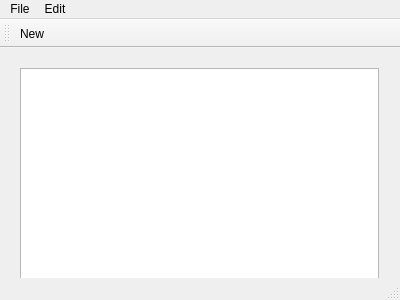
<?xml version="1.0" encoding="UTF-8"?>
<ui version="4.0">
 <class>MainWindow</class>
 <widget class="QMainWindow" name="MainWindow">
  <property name="geometry">
   <rect>
    <x>0</x>
    <y>0</y>
    <width>400</width>
    <height>300</height>
   </rect>
  </property>
  <property name="windowTitle">
   <string>MainWindow</string>
  </property>
  <widget class="QWidget" name="centralWidget">
   <widget class="QWidget" name="verticalLayoutWidget">
    <property name="geometry">
     <rect>
      <x>9</x>
      <y>9</y>
      <width>381</width>
      <height>241</height>
     </rect>
    </property>
    <layout class="QVBoxLayout" name="verticalLayout">
     <item>
      <widget class="QTextEdit" name="textEdit"/>
     </item>
    </layout>
   </widget>
  </widget>
  <widget class="QMenuBar" name="menuBar">
   <property name="geometry">
    <rect>
     <x>0</x>
     <y>0</y>
     <width>400</width>
     <height>20</height>
    </rect>
   </property>
   <widget class="QMenu" name="menuFile">
    <property name="title">
     <string>File</string>
    </property>
    <addaction name="actionNew"/>
    <addaction name="actionOpen"/>
    <addaction name="separator"/>
    <addaction name="actionSave_As"/>
    <addaction name="actionPrint"/>
    <addaction name="actionExit"/>
   </widget>
   <widget class="QMenu" name="menuEdit">
    <property name="title">
     <string>Edit</string>
    </property>
    <addaction name="actionCopy"/>
    <addaction name="actionPaste"/>
    <addaction name="actionUndo"/>
    <addaction name="actionRedo"/>
   </widget>
   <addaction name="menuFile"/>
   <addaction name="menuEdit"/>
  </widget>
  <widget class="QToolBar" name="mainToolBar">
   <attribute name="toolBarArea">
    <enum>TopToolBarArea</enum>
   </attribute>
   <attribute name="toolBarBreak">
    <bool>false</bool>
   </attribute>
   <addaction name="actionNew"/>
  </widget>
  <widget class="QStatusBar" name="statusBar"/>
  <action name="actionNew">
   <property name="icon">
    <iconset resource="resources.qrc">
     <normaloff>:/imgs/Icons/New.bmp</normaloff>:/imgs/Icons/New.bmp</iconset>
   </property>
   <property name="text">
    <string>New</string>
   </property>
  </action>
  <action name="actionOpen">
   <property name="icon">
    <iconset resource="resources.qrc">
     <normaloff>:/imgs/Icons/Open.bmp</normaloff>:/imgs/Icons/Open.bmp</iconset>
   </property>
   <property name="text">
    <string>Open</string>
   </property>
  </action>
  <action name="actionSave_As">
   <property name="icon">
    <iconset resource="resources.qrc">
     <normaloff>:/imgs/Icons/Save.bmp</normaloff>:/imgs/Icons/Save.bmp</iconset>
   </property>
   <property name="text">
    <string>Save As</string>
   </property>
  </action>
  <action name="actionPrint">
   <property name="text">
    <string>Print</string>
   </property>
  </action>
  <action name="actionExit">
   <property name="text">
    <string>Exit</string>
   </property>
  </action>
  <action name="actionCopy">
   <property name="icon">
    <iconset resource="resources.qrc">
     <normaloff>:/imgs/Icons/Copy.bmp</normaloff>:/imgs/Icons/Copy.bmp</iconset>
   </property>
   <property name="text">
    <string>Copy</string>
   </property>
  </action>
  <action name="actionPaste">
   <property name="icon">
    <iconset resource="resources.qrc">
     <normaloff>:/imgs/Icons/Paste.bmp</normaloff>:/imgs/Icons/Paste.bmp</iconset>
   </property>
   <property name="text">
    <string>Paste</string>
   </property>
  </action>
  <action name="actionUndo">
   <property name="text">
    <string>Undo</string>
   </property>
  </action>
  <action name="actionRedo">
   <property name="text">
    <string>Redo</string>
   </property>
  </action>
 </widget>
 <layoutdefault spacing="6" margin="11"/>
 <resources>
  <include location="resources.qrc"/>
 </resources>
 <connections/>
</ui>
